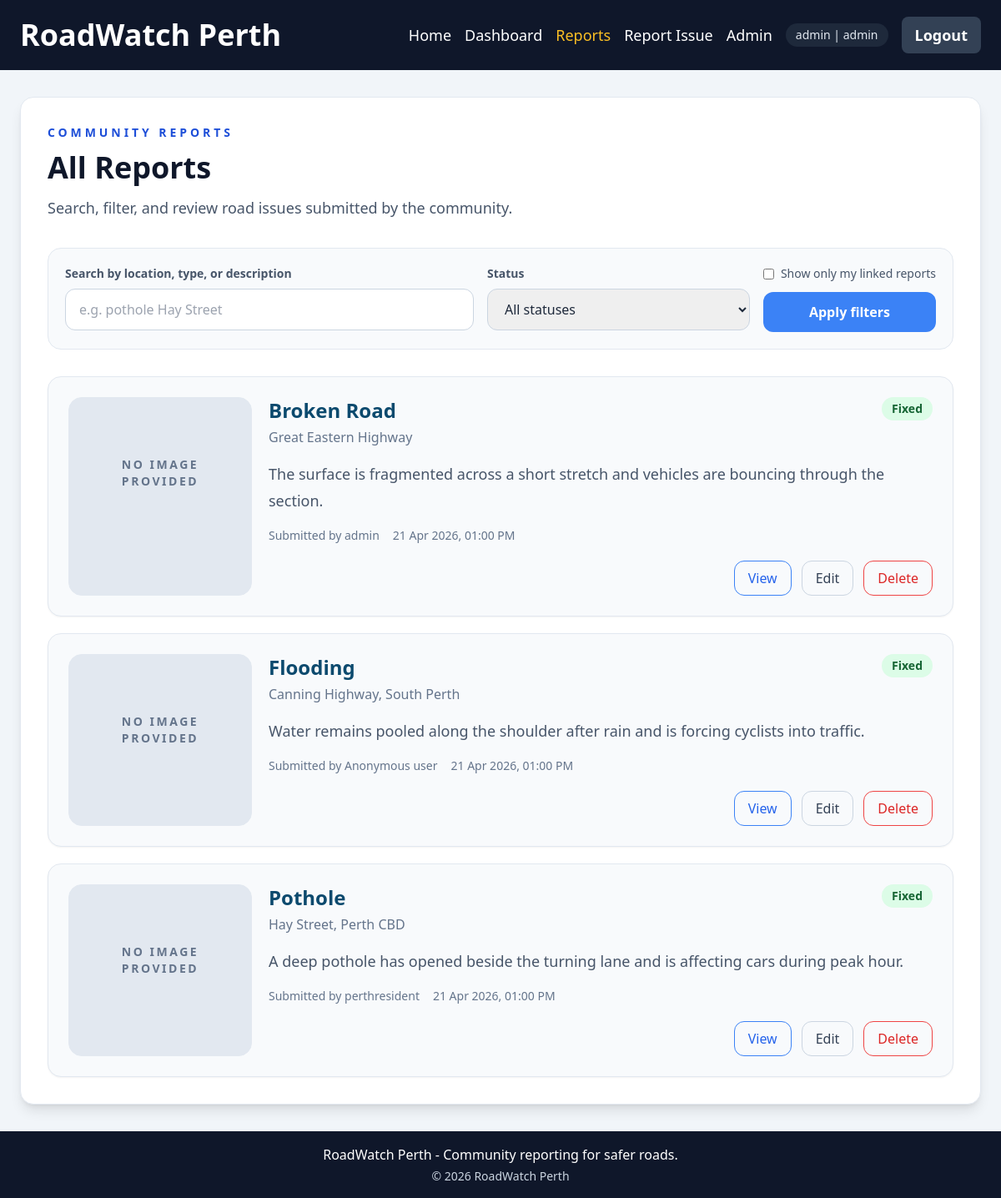
/reports/ (signed in), run on the app's committed database.
### roadwatch/models.py (models this page shows, shortened)
class User(UserMixin, db.Model):
    __tablename__ = "users"
    id = db.Column(db.Integer, primary_key=True)
    username = db.Column(db.String(50), unique=True, nullable=False, index=True)
    email = db.Column(db.String(255), unique=True, nullable=False, index=True)
    password_hash = db.Column(db.String(255), nullable=False)
    is_admin = db.Column(db.Boolean, nullable=False, default=False)
    is_active = db.Column(db.Boolean, nullable=False, default=True)
    created_at = db.Column(db.DateTime(timezone=True), nullable=False, default=utcnow)
    reports = db.relationship("Report", back_populates="reporter", lazy="dynamic")
    def can_manage(self, report):
        return self.is_admin or report.reporter_id == self.id

class Report(db.Model):
    __tablename__ = "reports"
    ISSUE_TYPES = (
        "Pothole",
        "Broken Road",
        "Crack",
        "Flooding",
        "Missing Sign",
        "Other",
    )
    STATUSES = ("Reported", "Under Review", "Fixed")
    id = db.Column(db.Integer, primary_key=True)
    issue_type = db.Column(db.String(50), nullable=False, index=True)
    location = db.Column(db.String(255), nullable=False, index=True)
    location_key = db.Column(db.String(255), nullable=False, index=True)
    description = db.Column(db.Text, nullable=False)
    image_url = db.Column(db.String(500), nullable=True)
    status = db.Column(db.String(30), nullable=False, default="Reported", index=True)
    is_anonymous = db.Column(db.Boolean, nullable=False, default=False)
    created_at = db.Column(db.DateTime(timezone=True), nullable=False, default=utcnow, index=True)
    updated_at = db.Column(db.DateTime(timezone=True), nullable=False, default=utcnow, onupdate=utcnow)
    reporter_id = db.Column(db.Integer, db.ForeignKey("users.id", ondelete="SET NULL"), nullable=True, index=True)
    reporter = db.relationship("User", back_populates="reports")
    @property
    def reporter_label(self):
        if self.is_anonymous:
            return "Anonymous user"
        if self.reporter:
            return self.reporter.username
        return "Guest reporter"
    def can_be_managed_by(self, user):
        return bool(user and user.is_authenticated and user.can_manage(self))

### roadwatch/reports.py (the view, shortened to what this page needs)
@reports_bp.get("/")
def list_reports():
    search_term = request.args.get("q", "").strip()
    selected_status = request.args.get("status", "").strip()
    mine_only = request.args.get("mine") == "1"
    query = Report.query
    if selected_status in Report.STATUSES:
        query = query.filter(Report.status == selected_status)
    if mine_only:
        if not current_user.is_authenticated:
            flash("Log in to filter the list to your own reports.", "warning")
            return redirect(url_for("auth.login", next=request.full_path))
        query = query.filter(Report.reporter_id == current_user.id)
    reports = query.order_by(Report.created_at.desc()).all()
    return render_template(
        "reports.html",
        reports=reports,
        filters={"q": search_term, "status": selected_status, "mine": mine_only},
    )

### roadwatch/security.py (called while the page is built)
def generate_csrf_token():
    token = session.get("_csrf_token")
    if token is None:
        token = token_hex(16)
        session["_csrf_token"] = token
    return token

def validate_csrf():
    if request.method not in {"POST", "PUT", "PATCH", "DELETE"}:
        return
    submitted_token = request.form.get("csrf_token") or request.headers.get("X-CSRF-Token")
    if not submitted_token or submitted_token != session.get("_csrf_token"):
        abort(400)

### templates/reports.html (shortened to what this page needs)
{% extends "base.html" %}
{% block content %}
  <section class="rounded-2xl border border-slate-200 bg-white p-8 shadow-lg">
    <p class="mb-3 text-sm font-bold uppercase tracking-[0.28em] text-blue-700">Community Reports</p>
    <h1 class="mb-3 text-4xl font-bold text-slate-900">All Reports</h1>
    <p class="mb-8 text-lg leading-8 text-slate-600">Search, filter, and review road issues submitted by the community.</p>
    <form method="get" class="mb-8 grid gap-4 rounded-2xl border border-slate-200 bg-slate-50 p-5 md:grid-cols-[1.4fr,0.9fr,auto]">
      <div>
        <label for="q" class="mb-2 block text-sm font-semibold text-slate-600">Search by location, type, or description</label>
        <input id="q" name="q" value="{{ filters.q }}" class="w-full rounded-xl border border-slate-300 px-4 py-3" placeholder="e.g. pothole Hay Street">
      </div>
      <div>
        <label for="status" class="mb-2 block text-sm font-semibold text-slate-600">Status</label>
        <select id="status" name="status" class="w-full rounded-xl border border-slate-300 px-4 py-3">
          <option value="">All statuses</option>
        </select>
      </div>
      <div class="flex flex-col justify-end gap-3">
        {% if current_user.is_authenticated %}
          <label class="inline-flex items-center gap-2 text-sm font-medium text-slate-600">
            <input type="checkbox" name="mine" value="1" {% if filters.mine %}checked{% endif %} class="rounded border-slate-300">
            Show only my linked reports
          </label>
        {% endif %}
        <button type="submit" class="rounded-xl bg-blue-500 px-5 py-3 font-semibold text-white hover:bg-blue-600">Apply filters</button>
      </div>
    </form>
    {% if reports %}
      <div class="space-y-5">
        {% for report in reports %}
          <article class="rounded-2xl border border-slate-200 bg-slate-50 p-6 shadow-sm">
            <div class="grid gap-5 md:grid-cols-[220px,1fr]">
              <div class="overflow-hidden rounded-2xl border border-slate-200 bg-slate-200">
                {% if report.image_url %}
                  <img src="{{ report.image_url }}" alt="{{ report.issue_type }} image" class="h-full min-h-[180px] w-full object-cover">
                {% else %}
                  <div class="flex min-h-[180px] items-center justify-center bg-slate-200 px-6 text-center text-sm font-semibold uppercase tracking-[0.18em] text-slate-500">
                    No image provided
                  </div>
                {% endif %}
              </div>
              <div>
                <div class="mb-4 flex flex-wrap items-start justify-between gap-4">
                  <div>
                    <h2 class="mb-1 text-2xl font-bold text-sky-900">{{ report.issue_type }}</h2>
                    <p class="text-base text-slate-500">{{ report.location }}</p>
                  </div>
                  <span class="rounded-full px-3 py-1 text-sm font-bold {{ status_styles[report.status] }}">{{ report.status }}</span>
                </div>
                <p class="mb-4 text-lg leading-8 text-slate-600">{{ report.description[:220] }}{% if report.description|length > 220 %}...{% endif %}</p>
                <div class="mb-5 flex flex-wrap gap-4 text-sm text-slate-500">
                  <span>Submitted by {{ report.reporter_label }}</span>
                  <span>{{ report.created_at|datetime_label }}</span>
                </div>
                <div class="flex flex-wrap justify-end gap-3">
                  <a href="{{ url_for('reports.report_details', report_id=report.id) }}" class="rounded-xl border border-blue-500 px-4 py-2 font-medium text-blue-600 no-underline hover:bg-blue-50">View</a>
                  {% if report.can_be_managed_by(current_user) %}
                    <a href="{{ url_for('reports.edit_report', report_id=report.id) }}" class="rounded-xl border border-slate-300 px-4 py-2 font-medium text-slate-700 no-underline hover:bg-slate-100">Edit</a>
                    <form method="post" action="{{ url_for('reports.delete_report', report_id=report.id) }}">
                      <button type="submit" class="rounded-xl border border-red-500 px-4 py-2 font-medium text-red-600 hover:bg-red-50">Delete</button>
                    </form>
                  {% endif %}
                </div>
              </div>
            </div>
          </article>
        {% endfor %}
      </div>
    {% else %}
      <div class="rounded-2xl border border-dashed border-slate-300 bg-slate-50 p-10 text-center">
        <p class="text-lg text-slate-600">No reports matched the current filters.</p>
      </div>
    {% endif %}
  </section>
{% endblock %}

### templates/base.html (shortened to what this page needs)
<!DOCTYPE html>
<html lang="en">
<head>
  <script src="https://cdn.tailwindcss.com"></script>
</head>
<body class="min-h-screen bg-slate-100 text-slate-800">
  <nav class="bg-slate-900">
    <div class="mx-auto flex max-w-7xl flex-wrap items-center justify-between gap-4 px-6 py-5">
      <a href="{{ url_for('main.index') }}" class="text-4xl font-bold text-white no-underline">RoadWatch Perth</a>
      <div class="flex flex-wrap items-center gap-4 text-base text-white md:text-lg">
        <a href="{{ url_for('main.index') }}" class="{% if request.endpoint == 'main.index' %}text-amber-400{% else %}hover:text-amber-400{% endif %}">Home</a>
        <a href="{{ url_for('main.dashboard') }}" class="{% if request.endpoint == 'main.dashboard' %}text-amber-400{% else %}hover:text-amber-400{% endif %}">Dashboard</a>
        <a href="{{ url_for('reports.list_reports') }}" class="{% if request.endpoint == 'reports.list_reports' or request.endpoint == 'reports.report_details' %}text-amber-400{% else %}hover:text-amber-400{% endif %}">Reports</a>
        <a href="{{ url_for('reports.create_report') }}" class="{% if request.endpoint == 'reports.create_report' or request.endpoint == 'reports.edit_report' %}text-amber-400{% else %}hover:text-amber-400{% endif %}">Report Issue</a>
        {% if current_user.is_authenticated %}
          {% if current_user.is_admin %}
            <a href="{{ url_for('admin.admin_panel') }}" class="{% if request.endpoint == 'admin.admin_panel' %}text-amber-400{% else %}hover:text-amber-400{% endif %}">Admin</a>
          {% endif %}
          <span class="rounded-full bg-slate-800 px-3 py-1 text-sm text-slate-200">
            {{ current_user.username }}{% if current_user.is_admin %} | admin{% endif %}
          </span>
          <form method="post" action="{{ url_for('auth.logout') }}">
            <button type="submit" class="rounded-lg bg-slate-700 px-4 py-2 font-semibold text-white hover:bg-slate-600">Logout</button>
          </form>
        {% endif %}
      </div>
    </div>
  </nav>
  <main class="px-6 py-8">
    <div class="mx-auto max-w-7xl">
      {% block content %}{% endblock %}
    </div>
  </main>
  <footer class="bg-slate-900 py-4 text-center text-white">
    <p class="mb-0">RoadWatch Perth - Community reporting for safer roads.</p>
    <p class="mt-1 text-sm text-slate-300">&copy; {{ current_year }} RoadWatch Perth</p>
  </footer>
</body>
</html>

### data on the page
User: username "admin"
Report: shows "NO IMAGE PROVIDED", issue_type "Broken Road", location "Great Eastern Highway", status "Fixed", description "The surface is fragmented across a short stretch and vehicles are bouncing through the section.", reporter_label "admin", created_at "21 Apr 2026, 01:00 PM"
Report: shows "NO IMAGE PROVIDED", issue_type "Flooding", location "Canning Highway, South Perth", status "Fixed", description "Water remains pooled along the shoulder after rain and is forcing cyclists into traffic.", reporter_label "Anonymous user", created_at "21 Apr 2026, 01:00 PM"
Report: shows "NO IMAGE PROVIDED", issue_type "Pothole", location "Hay Street, Perth CBD", status "Fixed", description "A deep pothole has opened beside the turning lane and is affecting cars during peak hour.", reporter_label "perthresident", created_at "21 Apr 2026, 01:00 PM"
